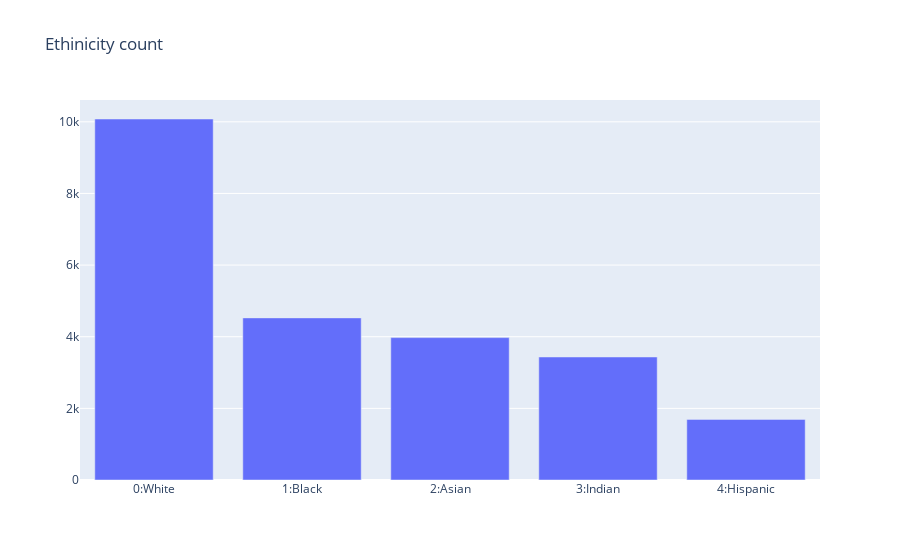

The notebook cell saved with this chart:
### Markdown cell above
# Ethnicity : Data Imbalance check

### Code cell
ethnicity_index=["0:White","1:Black", "2:Asian", "3:Indian", "4:Hispanic"]
graph_dist(x=ethnicity_index, y=ethnicity_dist.values, name='Ethinicity count')

### Figure 1 — Plotly figure (JSON) as saved in the notebook; plotly's stock layout.template omitted (floating-point values rounded to 4 significant figures)
{"data": [{"type": "bar", "x": ["0:White", "1:Black", "2:Asian", "3:Indian", "4:Hispanic"], "y": [10078, 4526, 3975, 3434, 1692]}], "layout": {"title": {"text": "Ethinicity count"}}}
